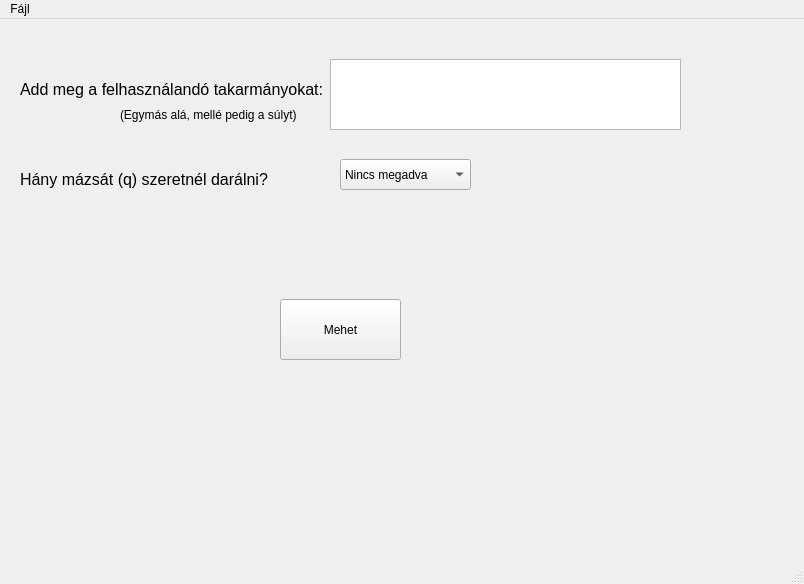
<?xml version="1.0" encoding="UTF-8"?>
<ui version="4.0">
 <class>MainWindow</class>
 <widget class="QMainWindow" name="MainWindow">
  <property name="geometry">
   <rect>
    <x>0</x>
    <y>0</y>
    <width>804</width>
    <height>584</height>
   </rect>
  </property>
  <property name="windowTitle">
   <string>MainWindow</string>
  </property>
  <widget class="QWidget" name="centralwidget">
   <widget class="QStackedWidget" name="stackedWidget">
    <property name="geometry">
     <rect>
      <x>0</x>
      <y>0</y>
      <width>801</width>
      <height>571</height>
     </rect>
    </property>
    <property name="currentIndex">
     <number>2</number>
    </property>
    <widget class="QWidget" name="pageFoldal">
     <widget class="QLabel" name="label">
      <property name="geometry">
       <rect>
        <x>120</x>
        <y>20</y>
        <width>521</width>
        <height>221</height>
       </rect>
      </property>
      <property name="font">
       <font>
        <pointsize>20</pointsize>
       </font>
      </property>
      <property name="layoutDirection">
       <enum>Qt::LayoutDirection::LeftToRight</enum>
      </property>
      <property name="text">
       <string>Üdvözöllek. Hol szeretnél arányosítani?</string>
      </property>
     </widget>
     <widget class="QSplitter" name="splitter">
      <property name="geometry">
       <rect>
        <x>260</x>
        <y>200</y>
        <width>171</width>
        <height>63</height>
       </rect>
      </property>
      <property name="orientation">
       <enum>Qt::Orientation::Vertical</enum>
      </property>
      <widget class="QPushButton" name="btnKonyha">
       <property name="font">
        <font>
         <pointsize>12</pointsize>
        </font>
       </property>
       <property name="text">
        <string>Konyhában</string>
       </property>
      </widget>
      <widget class="QPushButton" name="btnDaralo">
       <property name="font">
        <font>
         <pointsize>12</pointsize>
        </font>
       </property>
       <property name="text">
        <string>Darálóban</string>
       </property>
      </widget>
     </widget>
    </widget>
    <widget class="QWidget" name="page_Konyha">
     <widget class="QLabel" name="label_2">
      <property name="geometry">
       <rect>
        <x>10</x>
        <y>40</y>
        <width>201</width>
        <height>81</height>
       </rect>
      </property>
      <property name="font">
       <font>
        <pointsize>12</pointsize>
       </font>
      </property>
      <property name="text">
       <string>Add meg a hozzávalókat:</string>
      </property>
     </widget>
     <widget class="QLabel" name="label_3">
      <property name="geometry">
       <rect>
        <x>20</x>
        <y>150</y>
        <width>81</width>
        <height>81</height>
       </rect>
      </property>
      <property name="font">
       <font>
        <pointsize>12</pointsize>
       </font>
      </property>
      <property name="text">
       <string>Hány főre:</string>
      </property>
     </widget>
     <widget class="QPushButton" name="btnMehet">
      <property name="geometry">
       <rect>
        <x>300</x>
        <y>303</y>
        <width>121</width>
        <height>61</height>
       </rect>
      </property>
      <property name="text">
       <string>Mehet</string>
      </property>
     </widget>
     <widget class="QComboBox" name="comboSzemelyek">
      <property name="geometry">
       <rect>
        <x>210</x>
        <y>180</y>
        <width>131</width>
        <height>31</height>
       </rect>
      </property>
      <item>
       <property name="text">
        <string>1</string>
       </property>
      </item>
      <item>
       <property name="text">
        <string>2</string>
       </property>
      </item>
      <item>
       <property name="text">
        <string>3</string>
       </property>
      </item>
      <item>
       <property name="text">
        <string>4</string>
       </property>
      </item>
      <item>
       <property name="text">
        <string>5</string>
       </property>
      </item>
      <item>
       <property name="text">
        <string>8</string>
       </property>
      </item>
      <item>
       <property name="text">
        <string>10</string>
       </property>
      </item>
     </widget>
     <widget class="QTextEdit" name="txtKonyhaSzoveg">
      <property name="geometry">
       <rect>
        <x>220</x>
        <y>50</y>
        <width>391</width>
        <height>71</height>
       </rect>
      </property>
     </widget>
    </widget>
    <widget class="QWidget" name="page_Daralo">
     <widget class="QLabel" name="label_4">
      <property name="geometry">
       <rect>
        <x>20</x>
        <y>20</y>
        <width>311</width>
        <height>101</height>
       </rect>
      </property>
      <property name="font">
       <font>
        <pointsize>12</pointsize>
       </font>
      </property>
      <property name="text">
       <string>Add meg a felhasználandó takarmányokat:</string>
      </property>
     </widget>
     <widget class="QLabel" name="label_5">
      <property name="geometry">
       <rect>
        <x>20</x>
        <y>120</y>
        <width>251</width>
        <height>81</height>
       </rect>
      </property>
      <property name="font">
       <font>
        <pointsize>12</pointsize>
       </font>
      </property>
      <property name="text">
       <string>Hány mázsát (q) szeretnél darálni?</string>
      </property>
     </widget>
     <widget class="QComboBox" name="comboMennyiseg">
      <property name="geometry">
       <rect>
        <x>340</x>
        <y>140</y>
        <width>131</width>
        <height>31</height>
       </rect>
      </property>
      <item>
       <property name="text">
        <string>Nincs megadva</string>
       </property>
      </item>
      <item>
       <property name="text">
        <string>1</string>
       </property>
      </item>
      <item>
       <property name="text">
        <string>2</string>
       </property>
      </item>
      <item>
       <property name="text">
        <string>5</string>
       </property>
      </item>
      <item>
       <property name="text">
        <string>10</string>
       </property>
      </item>
      <item>
       <property name="text">
        <string>20</string>
       </property>
      </item>
     </widget>
     <widget class="QPushButton" name="btnDaraloMehet">
      <property name="geometry">
       <rect>
        <x>280</x>
        <y>280</y>
        <width>121</width>
        <height>61</height>
       </rect>
      </property>
      <property name="text">
       <string>Mehet</string>
      </property>
     </widget>
     <widget class="QTextEdit" name="txtDaraloSzoveg">
      <property name="geometry">
       <rect>
        <x>330</x>
        <y>40</y>
        <width>351</width>
        <height>71</height>
       </rect>
      </property>
     </widget>
     <widget class="QLabel" name="label_7">
      <property name="geometry">
       <rect>
        <x>120</x>
        <y>80</y>
        <width>191</width>
        <height>31</height>
       </rect>
      </property>
      <property name="text">
       <string>(Egymás alá, mellé pedig a súlyt)</string>
      </property>
     </widget>
    </widget>
    <widget class="QWidget" name="page_Eredmeny">
     <widget class="QLabel" name="label_6">
      <property name="geometry">
       <rect>
        <x>10</x>
        <y>40</y>
        <width>211</width>
        <height>81</height>
       </rect>
      </property>
      <property name="font">
       <font>
        <pointsize>14</pointsize>
       </font>
      </property>
      <property name="text">
       <string>Arányosítás eredménye: </string>
      </property>
     </widget>
     <widget class="QTableWidget" name="tableEredmeny">
      <property name="geometry">
       <rect>
        <x>270</x>
        <y>50</y>
        <width>211</width>
        <height>192</height>
       </rect>
      </property>
      <column>
       <property name="text">
        <string>Alapanyagok</string>
       </property>
      </column>
      <column>
       <property name="text">
        <string>Mennyiség</string>
       </property>
      </column>
     </widget>
     <widget class="QPushButton" name="btnVisszaFooroldalra">
      <property name="geometry">
       <rect>
        <x>320</x>
        <y>390</y>
        <width>151</width>
        <height>41</height>
       </rect>
      </property>
      <property name="text">
       <string>Vissza a főoldalra</string>
      </property>
     </widget>
    </widget>
   </widget>
  </widget>
  <widget class="QMenuBar" name="menubar">
   <property name="geometry">
    <rect>
     <x>0</x>
     <y>0</y>
     <width>804</width>
     <height>22</height>
    </rect>
   </property>
   <widget class="QMenu" name="menuF_jl">
    <property name="title">
     <string>Fájl</string>
    </property>
    <addaction name="actionOpen"/>
    <addaction name="actionClose"/>
    <addaction name="actionNew"/>
    <addaction name="actionImport"/>
   </widget>
   <addaction name="menuF_jl"/>
  </widget>
  <widget class="QStatusBar" name="statusbar"/>
  <action name="actionOpen">
   <property name="icon">
    <iconset theme="QIcon::ThemeIcon::DocumentOpen"/>
   </property>
   <property name="text">
    <string>Open</string>
   </property>
  </action>
  <action name="actionClose">
   <property name="icon">
    <iconset theme="QIcon::ThemeIcon::WindowClose"/>
   </property>
   <property name="text">
    <string>Close</string>
   </property>
  </action>
  <action name="actionNew">
   <property name="icon">
    <iconset theme="QIcon::ThemeIcon::DocumentNew"/>
   </property>
   <property name="text">
    <string>New</string>
   </property>
  </action>
  <action name="actionImport">
   <property name="icon">
    <iconset theme="QIcon::ThemeIcon::DocumentSave"/>
   </property>
   <property name="text">
    <string>Save</string>
   </property>
  </action>
 </widget>
 <resources/>
 <connections/>
</ui>
